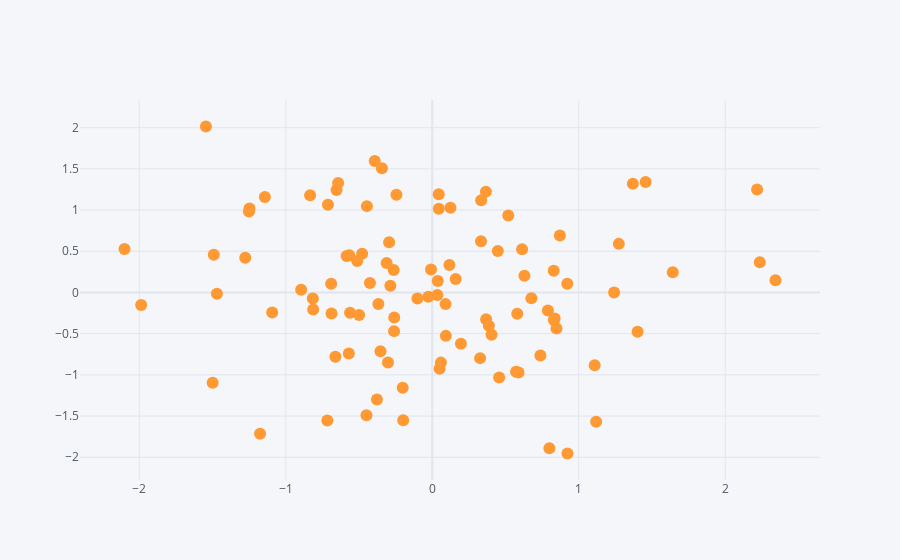

Source (notebook cell):
### Markdown cell above
# Scatter

### Code cell
fake_df.iplot(kind='scatter', x='A', y='B', mode='markers', size=12)
